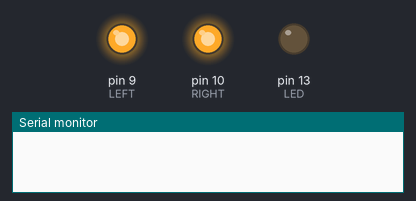
Simulated run of this sketch. Board: Arduino Uno, built with avr-gcc and run on an emulated ATmega328P. Parts: output pins drawn as LEDs (lit = HIGH), the last lines printed to the serial monitor.

Above: at 0.05 s.
At 4.0 s:
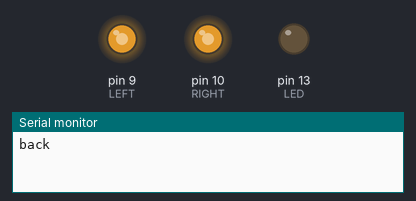
Timing chart, 0 to 5.2 s (numbered marks = the images above):
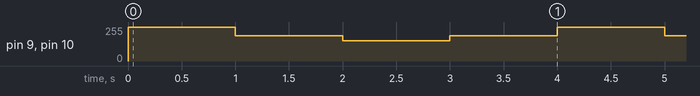

Measured:
- by itself, pin 9 (LEFT), pin 10 (RIGHT): repeats every 4.0 s: 191/255 1.0 s, 153/255 1.0 s, 191/255 1.0 s, 254/255 1.0 s

The sketch:

car.ino
```cpp
/*

 H-bridge control at 1-2ms high (low >= 20ms)
 1ms high => back
 1.5ms high => stop
 2ms high => forward

 Arduino PWM frequency is 490Hz (980Hz on 5 & 6)
 Assuming frequency is 500Hz:
 at 1.00 => 2.0 on and 0 off
 at 0.75 => 1.5 on and 0.5 off
 at 0.50 => 1ms on and 1ms off
 at 0.25 => 0.5ms on 1.5 off

 */

const int LEFT =  9;
const int RIGHT = 10;
const int LED = 13;
const float PWM_FREQ = 490.0;

const int FAST_FWD = 255 * 1.0 - 1;
const int SLOW_FWD = 255 * 0.9;
const int STOP = 255 * 0.75;
const int SLOW_BWD = 255 * 0.6;
const int FAST_BWD = 255 * 0.5;

void setup() {
  //pinMode(LEFT, OUTPUT);
  //pinMode(RIGHT, OUTPUT);
  pinMode(LED, OUTPUT);
  Serial.begin(9600);
}

void loop()
{
  both(FAST_FWD);
  delay(1000);
  both(STOP);
  delay(1000);
  both(SLOW_BWD);
  delay(1000);
  Serial.println("back");
  both(STOP);
  delay(1000);
}

void both(int speed)
{
  analogWrite(RIGHT, speed);
  analogWrite(LEFT, speed);
}
```
